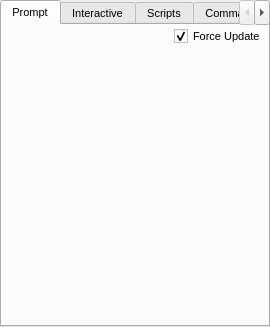
<ui version="4.0">
 <class>CommandWidget</class>
 <widget class="QDockWidget" name="CommandWidget">
  <property name="geometry">
   <rect>
    <x>0</x>
    <y>0</y>
    <width>270</width>
    <height>327</height>
   </rect>
  </property>
  <property name="minimumSize">
   <size>
    <width>270</width>
    <height>327</height>
   </size>
  </property>
  <property name="font">
   <font>
    <pointsize>8</pointsize>
   </font>
  </property>
  <property name="floating">
   <bool>true</bool>
  </property>
  <property name="allowedAreas">
   <set>Qt::LeftDockWidgetArea|Qt::RightDockWidgetArea</set>
  </property>
  <property name="windowTitle">
   <string>Command Console</string>
  </property>
  <widget class="QWidget" name="dockWidgetContents">
   <layout class="QVBoxLayout" name="verticalLayout_8">
    <property name="spacing">
     <number>0</number>
    </property>
    <property name="margin">
     <number>0</number>
    </property>
    <item>
     <widget class="QTabWidget" name="Prompt">
      <property name="currentIndex">
       <number>0</number>
      </property>
      <widget class="QWidget" name="PrompTab">
       <attribute name="title">
        <string>Prompt</string>
       </attribute>
       <layout class="QVBoxLayout" name="verticalLayout_2">
        <property name="spacing">
         <number>4</number>
        </property>
        <property name="margin">
         <number>2</number>
        </property>
        <item>
         <layout class="QVBoxLayout" name="verticalLayout">
          <property name="spacing">
           <number>4</number>
          </property>
          <item>
           <layout class="QHBoxLayout" name="horizontalLayout">
            <property name="spacing">
             <number>4</number>
            </property>
            <item>
             <spacer>
              <property name="orientation">
               <enum>Qt::Horizontal</enum>
              </property>
              <property name="sizeHint" stdset="0">
               <size>
                <width>238</width>
                <height>17</height>
               </size>
              </property>
             </spacer>
            </item>
            <item>
             <widget class="QCheckBox" name="PromptForceUpdateCheck">
              <property name="toolTip">
               <string>Force update of the GUI after every executed command</string>
              </property>
              <property name="text">
               <string>Force Update</string>
              </property>
              <property name="checked">
               <bool>true</bool>
              </property>
             </widget>
            </item>
           </layout>
          </item>
          <item>
           <widget class="TPrompt" name="CommandPrompt" native="true"/>
          </item>
         </layout>
        </item>
       </layout>
      </widget>
      <widget class="QWidget" name="InteractiveTab">
       <attribute name="title">
        <string>Interactive</string>
       </attribute>
       <layout class="QVBoxLayout" name="verticalLayout_6">
        <property name="spacing">
         <number>4</number>
        </property>
        <property name="margin">
         <number>2</number>
        </property>
        <item>
         <widget class="QGroupBox" name="VariablesGroup">
          <property name="sizePolicy">
           <sizepolicy hsizetype="Expanding" vsizetype="MinimumExpanding">
            <horstretch>0</horstretch>
            <verstretch>0</verstretch>
           </sizepolicy>
          </property>
          <property name="title">
           <string>Variables</string>
          </property>
          <layout class="QVBoxLayout" name="verticalLayout_7">
           <property name="spacing">
            <number>4</number>
           </property>
           <property name="margin">
            <number>2</number>
           </property>
           <item>
            <widget class="QTableWidget" name="VariableTable">
             <property name="sizePolicy">
              <sizepolicy hsizetype="Expanding" vsizetype="MinimumExpanding">
               <horstretch>0</horstretch>
               <verstretch>0</verstretch>
              </sizepolicy>
             </property>
             <column>
              <property name="text">
               <string>Var</string>
              </property>
             </column>
             <column>
              <property name="text">
               <string>Type</string>
              </property>
             </column>
             <column>
              <property name="text">
               <string>Value</string>
              </property>
             </column>
            </widget>
           </item>
           <item>
            <layout class="QHBoxLayout" name="horizontalLayout_5">
             <property name="spacing">
              <number>4</number>
             </property>
            </layout>
           </item>
          </layout>
         </widget>
        </item>
        <item>
         <layout class="QVBoxLayout" name="verticalLayout_5">
          <property name="spacing">
           <number>4</number>
          </property>
          <item>
           <layout class="QHBoxLayout" name="horizontalLayout_4">
            <property name="spacing">
             <number>4</number>
            </property>
            <item>
             <spacer>
              <property name="orientation">
               <enum>Qt::Horizontal</enum>
              </property>
              <property name="sizeHint" stdset="0">
               <size>
                <width>238</width>
                <height>17</height>
               </size>
              </property>
             </spacer>
            </item>
            <item>
             <widget class="QCheckBox" name="InteractiveForceUpdateCheck">
              <property name="toolTip">
               <string>Force update of the GUI after every executed command</string>
              </property>
              <property name="text">
               <string>Force Update</string>
              </property>
              <property name="checked">
               <bool>true</bool>
              </property>
             </widget>
            </item>
           </layout>
          </item>
          <item>
           <widget class="TPrompt" name="InteractivePrompt" native="true">
            <property name="sizePolicy">
             <sizepolicy hsizetype="Preferred" vsizetype="Expanding">
              <horstretch>0</horstretch>
              <verstretch>3</verstretch>
             </sizepolicy>
            </property>
            <property name="sizeIncrement">
             <size>
              <width>0</width>
              <height>0</height>
             </size>
            </property>
           </widget>
          </item>
         </layout>
        </item>
       </layout>
      </widget>
      <widget class="QWidget" name="ScriptTab">
       <attribute name="title">
        <string>Scripts</string>
       </attribute>
       <layout class="QVBoxLayout" name="verticalLayout_3">
        <property name="spacing">
         <number>4</number>
        </property>
        <property name="margin">
         <number>2</number>
        </property>
        <item>
         <layout class="QHBoxLayout" name="horizontalLayout_3">
          <property name="spacing">
           <number>4</number>
          </property>
          <item>
           <widget class="QToolButton" name="OpenScriptButton">
            <property name="sizePolicy">
             <sizepolicy hsizetype="Fixed" vsizetype="Fixed">
              <horstretch>0</horstretch>
              <verstretch>0</verstretch>
             </sizepolicy>
            </property>
            <property name="minimumSize">
             <size>
              <width>0</width>
              <height>25</height>
             </size>
            </property>
            <property name="text">
             <string>Load</string>
            </property>
            <property name="icon">
             <iconset resource="icons.qrc">
              <normaloff>:/file/icons/file_open.svg</normaloff>:/file/icons/file_open.svg</iconset>
            </property>
            <property name="iconSize">
             <size>
              <width>16</width>
              <height>16</height>
             </size>
            </property>
            <property name="toolButtonStyle">
             <enum>Qt::ToolButtonTextBesideIcon</enum>
            </property>
           </widget>
          </item>
          <item>
           <widget class="QPushButton" name="ReloadAllScriptsButton">
            <property name="sizePolicy">
             <sizepolicy hsizetype="Minimum" vsizetype="Fixed">
              <horstretch>0</horstretch>
              <verstretch>0</verstretch>
             </sizepolicy>
            </property>
            <property name="minimumSize">
             <size>
              <width>0</width>
              <height>25</height>
             </size>
            </property>
            <property name="text">
             <string>Reload All</string>
            </property>
           </widget>
          </item>
          <item>
           <spacer name="horizontalSpacer">
            <property name="orientation">
             <enum>Qt::Horizontal</enum>
            </property>
            <property name="sizeHint" stdset="0">
             <size>
              <width>40</width>
              <height>20</height>
             </size>
            </property>
           </spacer>
          </item>
         </layout>
        </item>
        <item>
         <widget class="QListWidget" name="ScriptsList"/>
        </item>
        <item>
         <layout class="QHBoxLayout" name="horizontalLayout_6">
          <property name="spacing">
           <number>4</number>
          </property>
          <item>
           <widget class="QPushButton" name="RemoveSelectedScriptButton">
            <property name="enabled">
             <bool>false</bool>
            </property>
            <property name="minimumSize">
             <size>
              <width>0</width>
              <height>25</height>
             </size>
            </property>
            <property name="text">
             <string>Remove Selected</string>
            </property>
           </widget>
          </item>
          <item>
           <spacer name="horizontalSpacer_2">
            <property name="orientation">
             <enum>Qt::Horizontal</enum>
            </property>
            <property name="sizeHint" stdset="0">
             <size>
              <width>40</width>
              <height>20</height>
             </size>
            </property>
           </spacer>
          </item>
          <item>
           <widget class="QPushButton" name="RunSelectedScriptButton">
            <property name="enabled">
             <bool>false</bool>
            </property>
            <property name="minimumSize">
             <size>
              <width>0</width>
              <height>25</height>
             </size>
            </property>
            <property name="text">
             <string>Run Selected</string>
            </property>
           </widget>
          </item>
         </layout>
        </item>
       </layout>
      </widget>
      <widget class="QWidget" name="tab">
       <attribute name="title">
        <string>Command Help</string>
       </attribute>
       <layout class="QVBoxLayout" name="verticalLayout_4">
        <property name="spacing">
         <number>4</number>
        </property>
        <property name="margin">
         <number>2</number>
        </property>
        <item>
         <layout class="QHBoxLayout" name="_2">
          <property name="spacing">
           <number>4</number>
          </property>
          <property name="margin">
           <number>0</number>
          </property>
          <item>
           <widget class="QLabel" name="label">
            <property name="sizePolicy">
             <sizepolicy hsizetype="Minimum" vsizetype="Preferred">
              <horstretch>0</horstretch>
              <verstretch>0</verstretch>
             </sizepolicy>
            </property>
            <property name="text">
             <string>Search</string>
            </property>
           </widget>
          </item>
          <item>
           <widget class="QLineEdit" name="CommandSearchEdit"/>
          </item>
          <item>
           <widget class="QToolButton" name="ClearSearchButton">
            <property name="minimumSize">
             <size>
              <width>0</width>
              <height>24</height>
             </size>
            </property>
            <property name="maximumSize">
             <size>
              <width>16777215</width>
              <height>24</height>
             </size>
            </property>
            <property name="text">
             <string>...</string>
            </property>
            <property name="icon">
             <iconset resource="icons.qrc">
              <normaloff>:/basic/icons/basic_cross.svg</normaloff>:/basic/icons/basic_cross.svg</iconset>
            </property>
            <property name="iconSize">
             <size>
              <width>16</width>
              <height>16</height>
             </size>
            </property>
           </widget>
          </item>
         </layout>
        </item>
        <item>
         <widget class="QListWidget" name="CommandList"/>
        </item>
        <item>
         <widget class="QTextEdit" name="CommandEdit">
          <property name="readOnly">
           <bool>true</bool>
          </property>
         </widget>
        </item>
       </layout>
      </widget>
     </widget>
    </item>
   </layout>
  </widget>
 </widget>
 <customwidgets>
  <customwidget>
   <class>TPrompt</class>
   <extends>QWidget</extends>
   <header>gui/tprompt.uih</header>
   <container>1</container>
  </customwidget>
 </customwidgets>
 <resources>
  <include location="icons.qrc"/>
 </resources>
 <connections/>
</ui>
